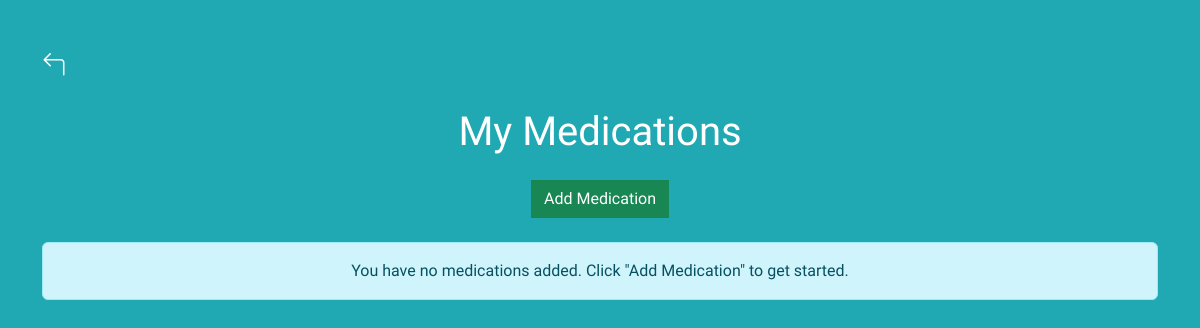
/medicine (signed in), run on an earlier commit of the app's database.
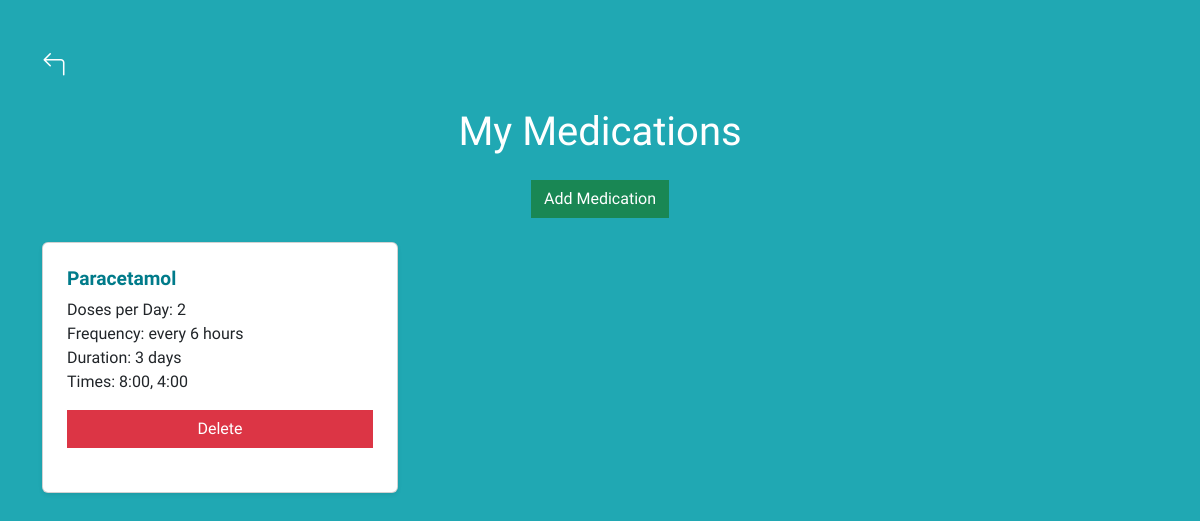
And on a later commit of the database.
### models.py (models this page shows)
class Medication(db.Model):
    __tablename__ = 'medications'
    medication_id = db.Column(db.Integer, primary_key=True)
    user_id = db.Column(db.Integer, db.ForeignKey('users.user_id'), nullable=False)
    name = db.Column(db.String(255), nullable=False)
    doses_per_day = db.Column(db.Integer, nullable=False)
    frequency = db.Column(db.String(100), nullable=False)
    duration = db.Column(db.Integer, nullable=False)
    times = db.Column(db.String(255), nullable=False)
    end_date = db.Column(db.DateTime, nullable=True)  # Set nullable=False if this should always be present

### routes.py (the view)
    @app.route('/medicine', methods=['GET'])
    def view_medications():
        if 'user_id' not in session:
            return redirect(url_for('login'))
        medications = Medication.query.filter_by(user_id=session['user_id']).all()
        medication_times = [med.times for med in medications if med.times]
        return render_template('medications.html', medications=medications, medication_times=medication_times)

### templates/medications.html (shortened to what this page needs)
<!DOCTYPE html>
<html lang="en">
<head>
    <link rel="stylesheet" href="https://cdnjs.cloudflare.com/ajax/libs/bootstrap-icons/1.10.5/font/bootstrap-icons.min.css">
    <link href="https://cdn.jsdelivr.net/npm/bootstrap@5.3.3/dist/css/bootstrap.min.css" rel="stylesheet">
    <link rel="stylesheet" href="{{ url_for('static', filename='css/style.css') }}">
</head>
<body class="bg-change">
    <div class="container py-5">
        <div class="d-flex justify-content-start mb-4">
            <a href="{{ url_for('dashboard') }}" class="back-icon">
                <i class="bi bi-arrow-90deg-left"></i>
            </a>
        </div>
        <h1 class="text-center text-primary mb-4">My Medications</h1>
        <div class="text-center mb-4">
            <a href="{{ url_for('add_medication') }}" class="btn btn-success">Add Medication</a>
        </div>
        {% if medications %}
            <div class="row g-4">
                {% for med in medications %}
                    <div class="col-md-6 col-lg-4">
                        <div class="card shadow-sm h-100">
                            <div class="card-body">
                                <h5 class="card-title text-primary">{{ med.name }}</h5>
                                <p class="card-text">
                                    <strong>Doses per Day:</strong> {{ med.doses_per_day }}<br>
                                    <strong>Frequency:</strong> {{ med.frequency }}<br>
                                    <strong>Duration:</strong> {{ med.duration }} days<br>
                                    <strong>Times:</strong> {{ med.times }}
                                </p>
                                <div class="d-flex">
                                    <form action="{{ url_for('delete_medication', medication_id=med.medication_id) }}" method="post" class="flex-grow-1">
                                        <button type="submit" class="btn btn-danger w-100">Delete</button>
                                    </form>
                                </div>
                            </div>
                        </div>
                    </div>
                {% endfor %}
            </div>
        {% else %}
            <div class="alert alert-info text-center" role="alert">
                You have no medications added. Click "Add Medication" to get started.
            </div>
        {% endif %}
    </div>
</body>
</html>

What changed in the data, as far as the page shows it:
added Medication: name "Paracetamol", doses_per_day "2", frequency "every 6 hours", duration "3", times "8:00, 4:00"
Also different on the page:
text no longer shown: "You have no medications added. Click \"Add Medication\" to get started."
